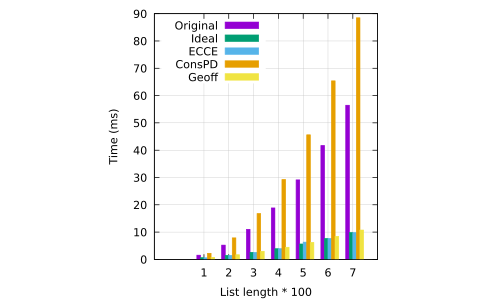

The script that saved this image:
set datafile separator ','

set terminal pdf
set output 'forward.pdf'

set style data histogram
set style fill solid

set size ratio 1.1


set ylabel 'Time (ms)' 
set xlabel 'List length * 100' 

set key left top

set style line 100 lt 1 lc rgb "grey" lw 0.5 # linestyle for the grid
set grid ls 100 # enable grid with specific linestyle

plot 'forward.csv' u 5:xtic(1) title "Original", 'forward.csv' u 4:xtic(1) title "Ideal", 'forward.csv' u 3:xtic(1) title "ECCE", 'forward.csv' u 2:xtic(1) title "ConsPD", 'forward.csv' u 6:xtic(1) title "Geoff"
